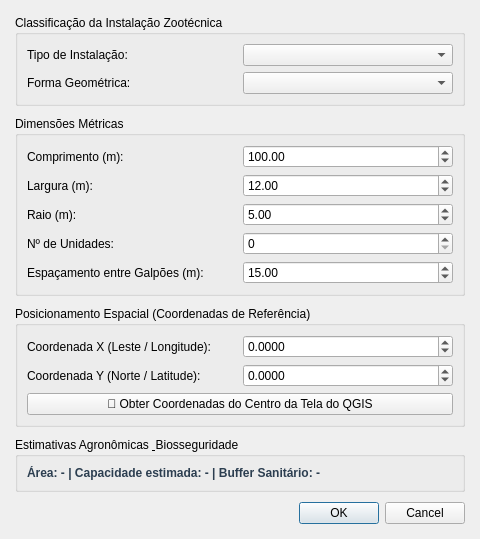
<?xml version="1.0" encoding="UTF-8"?>
<ui version="4.0">
 <class>SuinoAlphaDialogBase</class>
 <widget class="QDialog" name="SuinoAlphaDialogBase">
  <property name="geometry">
   <rect>
    <x>0</x>
    <y>0</y>
    <width>480</width>
    <height>520</height>
   </rect>
  </property>
  <property name="windowTitle">
   <string>SwineSpatialPlanner - Dimensionamento de Instalações</string>
  </property>
  <layout class="QVBoxLayout" name="mainVerticalLayout">
   <property name="spacing">
    <number>10</number>
   </property>
   <property name="leftMargin">
    <number>15</number>
   </property>
   <property name="topMargin">
    <number>15</number>
   </property>
   <property name="rightMargin">
    <number>15</number>
   </property>
   <property name="bottomMargin">
    <number>15</number>
   </property>
   <item>
    <widget class="QGroupBox" name="groupClassification">
     <property name="title">
      <string>Classificação da Instalação Zootécnica</string>
     </property>
     <layout class="QGridLayout" name="gridClassification">
      <item row="0" column="0">
       <widget class="QLabel" name="label_type">
        <property name="text">
         <string>Tipo de Instalação:</string>
        </property>
       </widget>
      </item>
      <item row="0" column="1">
       <widget class="QComboBox" name="comboBox_type"/>
      </item>
      <item row="1" column="0">
       <widget class="QLabel" name="label_shape">
        <property name="text">
         <string>Forma Geométrica:</string>
        </property>
       </widget>
      </item>
      <item row="1" column="1">
       <widget class="QComboBox" name="comboBox_shape"/>
      </item>
     </layout>
    </widget>
   </item>
   <item>
    <widget class="QGroupBox" name="groupDimensions">
     <property name="title">
      <string>Dimensões Métricas</string>
     </property>
     <layout class="QGridLayout" name="gridDimensions">
      <item row="0" column="0">
       <widget class="QLabel" name="label_length">
        <property name="text">
         <string>Comprimento (m):</string>
        </property>
       </widget>
      </item>
      <item row="0" column="1">
       <widget class="QDoubleSpinBox" name="spinBox_length">
        <property name="maximum">
         <double>2000.0</double>
        </property>
        <property name="value">
         <double>100.0</double>
        </property>
        <property name="singleStep">
         <double>5.0</double>
        </property>
       </widget>
      </item>
      <item row="1" column="0">
       <widget class="QLabel" name="label_width">
        <property name="text">
         <string>Largura (m):</string>
        </property>
       </widget>
      </item>
      <item row="1" column="1">
       <widget class="QDoubleSpinBox" name="spinBox_width">
        <property name="maximum">
         <double>500.0</double>
        </property>
        <property name="value">
         <double>12.0</double>
        </property>
        <property name="singleStep">
         <double>1.0</double>
        </property>
       </widget>
      </item>
      <item row="2" column="0">
       <widget class="QLabel" name="label_radius">
        <property name="text">
         <string>Raio (m):</string>
        </property>
       </widget>
      </item>
      <item row="2" column="1">
       <widget class="QDoubleSpinBox" name="spinBox_radius">
        <property name="maximum">
         <double>500.0</double>
        </property>
        <property name="value">
         <double>5.0</double>
        </property>
        <property name="singleStep">
         <double>1.0</double>
        </property>
       </widget>
      </item>
      <item row="3" column="0">
       <widget class="QLabel" name="label_number">
        <property name="text">
         <string>Nº de Unidades:</string>
        </property>
       </widget>
      </item>
      <item row="3" column="1">
       <widget class="QSpinBox" name="spinBox_number">
        <property name="minimum">
         <int>1</int>
        </property>
        <property name="maximum">
         <int>50</int>
        </property>
        <property name="value">
         <int>1</int>
        </property>
       </widget>
      </item>
      <item row="4" column="0">
       <widget class="QLabel" name="label_spacing">
        <property name="text">
         <string>Espaçamento entre Galpões (m):</string>
        </property>
       </widget>
      </item>
      <item row="4" column="1">
       <widget class="QDoubleSpinBox" name="spinBox_spacing">
        <property name="maximum">
         <double>200.0</double>
        </property>
        <property name="value">
         <double>15.0</double>
        </property>
        <property name="singleStep">
         <double>1.0</double>
        </property>
       </widget>
      </item>
     </layout>
    </widget>
   </item>
   <item>
    <widget class="QGroupBox" name="groupSpatial">
     <property name="title">
      <string>Posicionamento Espacial (Coordenadas de Referência)</string>
     </property>
     <layout class="QGridLayout" name="gridSpatial">
      <item row="0" column="0">
       <widget class="QLabel" name="label_x">
        <property name="text">
         <string>Coordenada X (Leste / Longitude):</string>
        </property>
       </widget>
      </item>
      <item row="0" column="1">
       <widget class="QDoubleSpinBox" name="spinBox_x">
        <property name="decimals">
         <number>4</number>
        </property>
        <property name="minimum">
         <double>-20000000.0</double>
        </property>
        <property name="maximum">
         <double>20000000.0</double>
        </property>
        <property name="value">
         <double>0.0</double>
        </property>
       </widget>
      </item>
      <item row="1" column="0">
       <widget class="QLabel" name="label_y">
        <property name="text">
         <string>Coordenada Y (Norte / Latitude):</string>
        </property>
       </widget>
      </item>
      <item row="1" column="1">
       <widget class="QDoubleSpinBox" name="spinBox_y">
        <property name="decimals">
         <number>4</number>
        </property>
        <property name="minimum">
         <double>-20000000.0</double>
        </property>
        <property name="maximum">
         <double>20000000.0</double>
        </property>
        <property name="value">
         <double>0.0</double>
        </property>
       </widget>
      </item>
      <item row="2" column="0" colspan="2">
       <widget class="QPushButton" name="btn_capture_map_center">
        <property name="text">
         <string>📍 Obter Coordenadas do Centro da Tela do QGIS</string>
        </property>
       </widget>
      </item>
     </layout>
    </widget>
   </item>
   <item>
    <widget class="QGroupBox" name="groupSummary">
     <property name="title">
      <string>Estimativas Agronômicas &amp; Biosseguridade</string>
     </property>
     <layout class="QVBoxLayout" name="layoutSummary">
      <item>
       <widget class="QLabel" name="label_summary_text">
        <property name="text">
         <string>Área: - | Capacidade estimada: - | Buffer Sanitário: -</string>
        </property>
        <property name="wordWrap">
         <bool>true</bool>
        </property>
        <property name="styleSheet">
         <string>color: #2c3e50; font-weight: bold;</string>
        </property>
       </widget>
      </item>
     </layout>
    </widget>
   </item>
   <item>
    <widget class="QDialogButtonBox" name="button_box">
     <property name="orientation">
      <enum>Qt::Horizontal</enum>
     </property>
     <property name="standardButtons">
      <set>QDialogButtonBox::Cancel|QDialogButtonBox::Ok</set>
     </property>
    </widget>
   </item>
  </layout>
 </widget>
 <resources/>
 <connections>
  <connection>
   <sender>button_box</sender>
   <signal>accepted()</signal>
   <receiver>SuinoAlphaDialogBase</receiver>
   <slot>accept()</slot>
  </connection>
  <connection>
   <sender>button_box</sender>
   <signal>rejected()</signal>
   <receiver>SuinoAlphaDialogBase</receiver>
   <slot>reject()</slot>
  </connection>
 </connections>
</ui>
